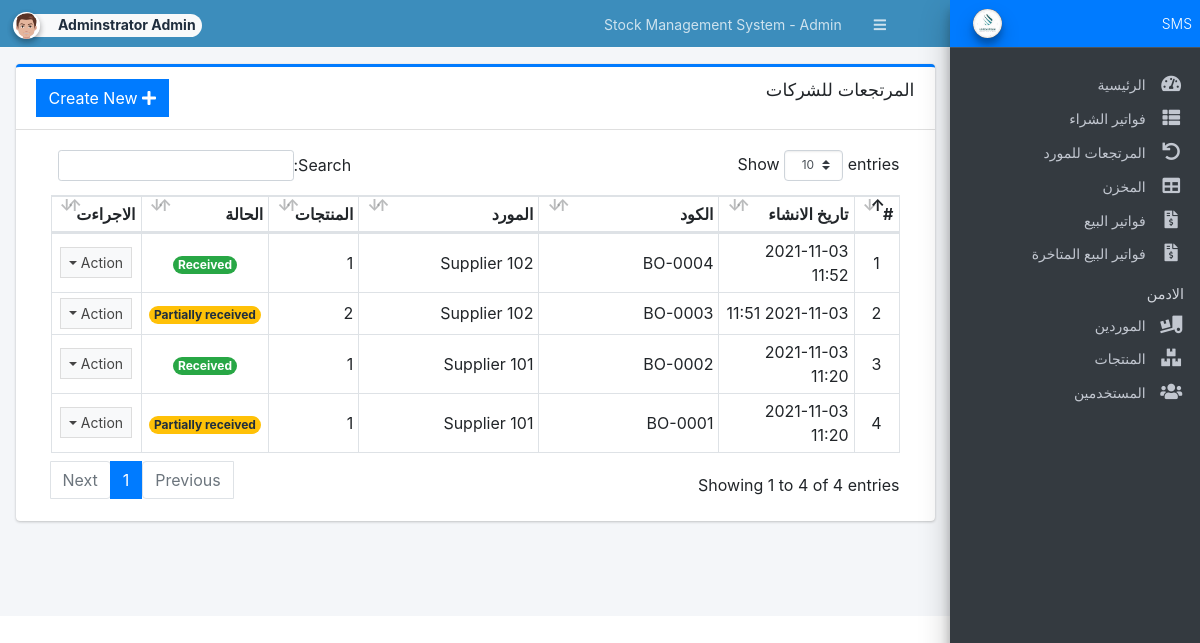
The app's page /admin/?page=back_order (signed in) with its own data.
### tables this page shows
CREATE TABLE `back_order_list` (
  `id` int(30) NOT NULL,
  `receiving_id` int(30) NOT NULL,
  `po_id` int(30) NOT NULL,
  `bo_code` varchar(50) NOT NULL,
  `supplier_id` int(30) NOT NULL,
  `amount` float NOT NULL,
  `discount_perc` float NOT NULL DEFAULT 0,
  `discount` float NOT NULL DEFAULT 0,
  `tax_perc` float NOT NULL DEFAULT 0,
  `tax` float NOT NULL DEFAULT 0,
  `remarks` text DEFAULT NULL,
  `status` tinyint(4) NOT NULL DEFAULT 0 COMMENT '0 = pending, 1 = partially received, 2 =received',
  `date_created` datetime NOT NULL DEFAULT current_timestamp(),
  `date_updated` datetime NOT NULL DEFAULT current_timestamp() ON UPDATE current_timestamp()
);

CREATE TABLE `supplier_list` (
  `id` int(30) NOT NULL,
  `name` text NOT NULL,
  `address` text NOT NULL,
  `contact` text NOT NULL,
  `cpersonContact` text NOT NULL,
  `status` tinyint(1) NOT NULL DEFAULT 1,
  `date_created` datetime NOT NULL DEFAULT current_timestamp(),
  `date_updated` datetime NOT NULL DEFAULT current_timestamp() ON UPDATE current_timestamp()
);

### admin/back_order/index.php (the view, shortened to what this page needs)
<div class="card card-outline card-primary">
	<div class="card-header">
		<h3 class="card-title">المرتجعات للشركات</h3>
        <div class="card-tools">
			<a href="<?php echo base_url ?>admin/?page=back_order/manage_bo" class="btn btn-flat btn-primary"><span class="fas fa-plus"></span>  Create New</a>
		</div>
	</div>
	<div class="card-body">
		<div class="container-fluid">
        <div class="container-fluid">
			<table class="table table-bordered table-stripped">
                    <colgroup>
                        <col width="5%">
                        <col width="15%">
                        <col width="20%">
                        <col width="20%">
                        <col width="10%">
                        <col width="10%">
                        <col width="10%">
                    </colgroup>
                    <thead>
                        <tr>
                            <th>#</th>
                            <th>تاريخ الانشاء</th>
                            <th>الكود</th>
                            <th>المورد</th>
                            <th>المنتجات </th>
                            <th>الحالة</th>
                            <th>الاجراءت</th>
                        </tr>
                    </thead>
                    <tbody>
                        <?php
                        $i = 1;
                        $qry = $conn->query("SELECT p.*, s.name as supplier FROM `back_order_list` p inner join supplier_list s on p.supplier_id = s.id order by p.`date_created` desc");
                        while($row = $qry->fetch_assoc()):
                            $row['items'] = $conn->query("SELECT count(item_id) as `items` FROM `bo_items` where bo_id = '{$row['id']}' ")->fetch_assoc()['items'];
                        ?>
                            <tr>
                                <td class="text-center"><?php echo $i++; ?></td>
                                <td><?php echo date("Y-m-d H:i",strtotime($row['date_created'])) ?></td>
                                <td><?php echo $row['bo_code'] ?></td>
                                <td><?php echo $row['supplier'] ?></td>
                                <td class="text-right"><?php echo number_format($row['items']) ?></td>
                                <td class="text-center">
                                    <?php if($row['status'] == 0): ?>
                                        <span class="badge badge-primary rounded-pill">Pending</span>
                                    <?php elseif($row['status'] == 1): ?>
                                        <span class="badge badge-warning rounded-pill">Partially received</span>
                                        <?php elseif($row['status'] == 2): ?>
                                        <span class="badge badge-success rounded-pill">Received</span>
                                    <?php else: ?>
                                        <span class="badge badge-danger rounded-pill">N/A</span>
                                    <?php endif; ?>
                                </td>
                                <td align="center">
                                    <button type="button" class="btn btn-flat btn-default btn-sm dropdown-toggle dropdown-icon" data-toggle="dropdown">
                                            Action
                                    </button>
                                </td>
                            </tr>
                        <?php endwhile; ?>
                    </tbody>
                </table>
		</div>
		</div>
	</div>
</div>

### records on screen
back_order_list: date_created "2021-11-03 11:52", bo_code "BO-0004", supplier.name "Supplier 102", items "1", status "Received"
back_order_list: date_created "2021-11-03 11:51", bo_code "BO-0003", supplier.name "Supplier 102", items "2", status "Partially received"
back_order_list: date_created "2021-11-03 11:20", bo_code "BO-0002", supplier.name "Supplier 101", items "1", status "Received"
back_order_list: date_created "2021-11-03 11:20", bo_code "BO-0001", supplier.name "Supplier 101", items "1", status "Partially received"

### other values on screen
$_settings->info('name') "Stock Management System"
$_settings->userdata('firstname').' '.$_settings->userdata('lastname') "Adminstrator Admin"
$_settings->info('short_name') "SMS"
